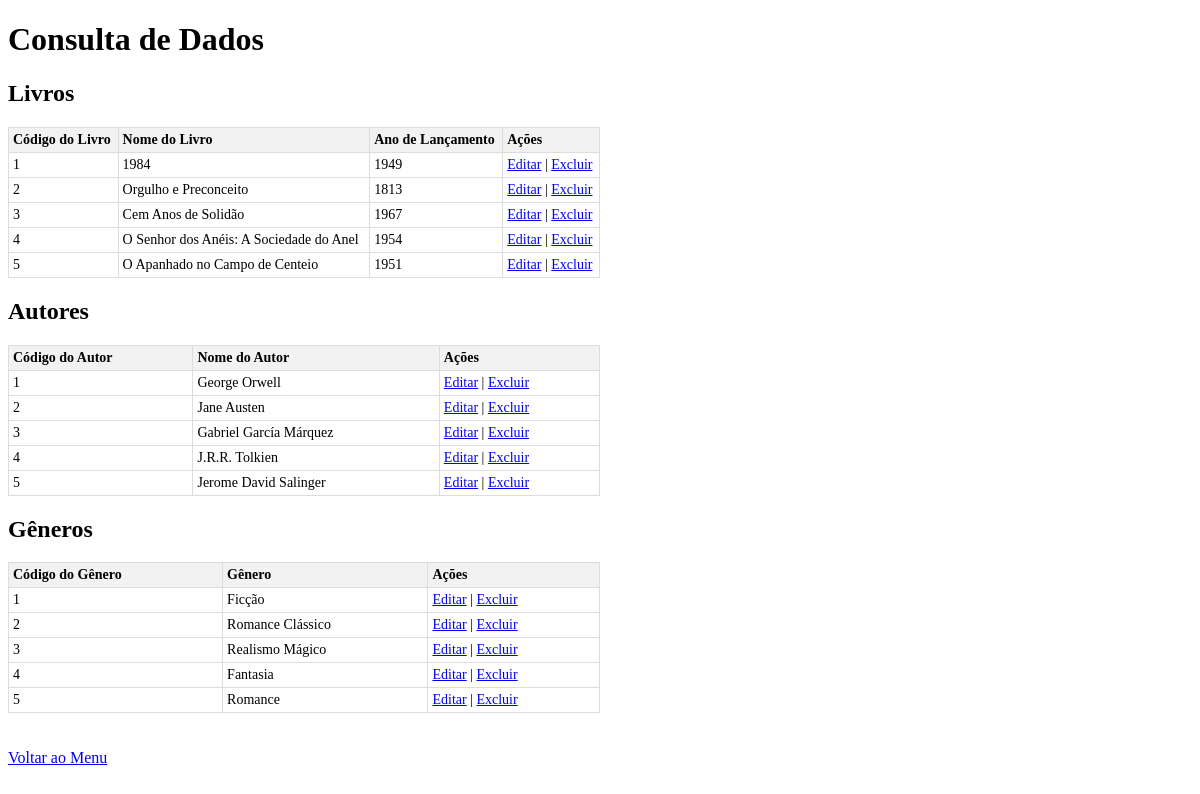
Page /consulta/consulta.php on the committed database.
### tables this page shows
CREATE TABLE `tblivro` (
  `codLivro` int(11) NOT NULL,
  `nomeLivro` varchar(100) DEFAULT NULL,
  `anoLancamento` int(11) DEFAULT NULL
);

CREATE TABLE `tbautor` (
  `codAutor` int(11) NOT NULL,
  `nomeAutor` varchar(100) DEFAULT NULL
);

CREATE TABLE `tbgenero` (
  `codGenero` int(11) NOT NULL,
  `genero` varchar(50) DEFAULT NULL
);

### consulta/consulta.php (the view, shortened to what this page needs)
<!DOCTYPE html>
<html>
<head>
</head>
<body>
    <h1>Consulta de Dados</h1>
    <?php
    include '../conexao.php';
    $sqlLivros = "SELECT * FROM tblivro";
    $resultLivros = $conn->query($sqlLivros);
    if ($resultLivros->num_rows > 0) {
        echo "<h2>Livros</h2>";
        echo "<table>";
        echo "<tr><th>Código do Livro</th><th>Nome do Livro</th><th>Ano de Lançamento</th><th>Ações</th></tr>";
        while($row = $resultLivros->fetch_assoc()) {
            echo "<tr>";
            echo "<td>" . $row["codLivro"]. "</td>";
            echo "<td>" . $row["nomeLivro"]. "</td>";
            echo "<td>" . $row["anoLancamento"]. "</td>";
            echo "<td>";
            echo "<a href='../edicao/editar_livro.php?codLivro=" . $row["codLivro"] . "'>Editar</a>";
            echo " | ";
            echo "<a href='../exclusao/processa_exclusao_livro.php?codLivro=" . $row["codLivro"] . "' onclick='return confirmarExclusao();'>Excluir</a>";
            echo "</td>";
            echo "</tr>";
        }
        echo "</table>";
    } else {
        echo "Nenhum livro cadastrado.<br>";
    }
    $sqlAutores = "SELECT * FROM tbautor";
    $resultAutores = $conn->query($sqlAutores);
    if ($resultAutores->num_rows > 0) {
        echo "<h2>Autores</h2>";
        echo "<table>";
        echo "<tr><th>Código do Autor</th><th>Nome do Autor</th><th>Ações</th></tr>";
        while($row = $resultAutores->fetch_assoc()) {
            echo "<tr>";
            echo "<td>" . $row["codAutor"]. "</td>";
            echo "<td>" . $row["nomeAutor"]. "</td>";
            echo "<td>";
            echo "<a href='../edicao/editar_autor.php?codAutor=" . $row["codAutor"] . "'>Editar</a>";
            echo " | ";
            echo "<a href='../exclusao/processa_exclusao_autor.php?codAutor=" . $row["codAutor"] . "' onclick='return confirmarExclusao();'>Excluir</a>";
            echo "</td>";
            echo "</tr>";
        }
        echo "</table>";
    } else {
        echo "Nenhum autor cadastrado.<br>";
    }
    $sqlGeneros = "SELECT * FROM tbgenero";
    $resultGeneros = $conn->query($sqlGeneros);
    if ($resultGeneros->num_rows > 0) {
        echo "<h2>Gêneros</h2>";
        echo "<table>";
        echo "<tr><th>Código do Gênero</th><th>Gênero</th><th>Ações</th></tr>";
        while($row = $resultGeneros->fetch_assoc()) {
            echo "<tr>";
            echo "<td>" . $row["codGenero"]. "</td>";
            echo "<td>" . $row["genero"]. "</td>";
            echo "<td>";
            echo "<a href='../edicao/editar_genero.php?codGenero=" . $row["codGenero"] . "'>Editar</a>";
            echo " | ";
            echo "<a href='../exclusao/processa_exclusao_genero.php?codGenero=" . $row["codGenero"] . "' onclick='return confirmarExclusao();'>Excluir</a>";
            echo "</td>";
            echo "</tr>";
        }
        echo "</table>";
    } else {
        echo "Nenhum gênero cadastrado.";
    }
    ?>
</body>
<br><br>
<a href="../index.php">Voltar ao Menu</a>
</html>

### consulta/consulta.php (style rules this page uses)
table { border-collapse: collapse; width: 50%; }
th, td { border: 1px solid #dddddd; text-align: left; padding: 4px; font-size: 14px; }
th { background-color: #f2f2f2; }

### rows in the picture
tblivro: codLivro "1", nomeLivro "1984", anoLancamento "1949"
tblivro: codLivro "2", nomeLivro "Orgulho e Preconceito", anoLancamento "1813"
tblivro: codLivro "3", nomeLivro "Cem Anos de Solidão", anoLancamento "1967"
tblivro: codLivro "4", nomeLivro "O Senhor dos Anéis: A Sociedade do Anel", anoLancamento "1954"
tblivro: codLivro "5", nomeLivro "O Apanhado no Campo de Centeio", anoLancamento "1951"
tbautor: codAutor "1", nomeAutor "George Orwell"
tbautor: codAutor "2", nomeAutor "Jane Austen"
tbautor: codAutor "3", nomeAutor "Gabriel García Márquez"
tbautor: codAutor "4", nomeAutor "J.R.R. Tolkien"
tbautor: codAutor "5", nomeAutor "Jerome David Salinger"
tbgenero: codGenero "1", genero "Ficção"
tbgenero: codGenero "2", genero "Romance Clássico"
tbgenero: codGenero "3", genero "Realismo Mágico"
tbgenero: codGenero "4", genero "Fantasia"
tbgenero: codGenero "5", genero "Romance"
